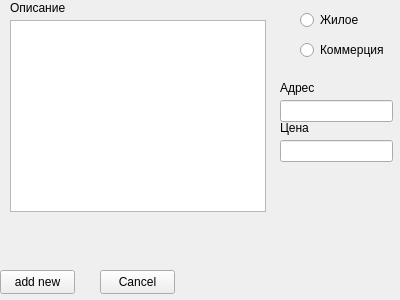
<?xml version="1.0" encoding="UTF-8"?>
<ui version="4.0">
 <class>Form</class>
 <widget class="QWidget" name="Form">
  <property name="geometry">
   <rect>
    <x>0</x>
    <y>0</y>
    <width>400</width>
    <height>300</height>
   </rect>
  </property>
  <property name="windowTitle">
   <string>Form</string>
  </property>
  <widget class="QPushButton" name="add_new">
   <property name="geometry">
    <rect>
     <x>0</x>
     <y>270</y>
     <width>75</width>
     <height>24</height>
    </rect>
   </property>
   <property name="text">
    <string>add new</string>
   </property>
  </widget>
  <widget class="QPushButton" name="cancel">
   <property name="geometry">
    <rect>
     <x>100</x>
     <y>270</y>
     <width>75</width>
     <height>24</height>
    </rect>
   </property>
   <property name="text">
    <string>Cancel</string>
   </property>
  </widget>
  <widget class="QLineEdit" name="lineEdit">
   <property name="geometry">
    <rect>
     <x>280</x>
     <y>100</y>
     <width>113</width>
     <height>22</height>
    </rect>
   </property>
  </widget>
  <widget class="QLabel" name="label">
   <property name="geometry">
    <rect>
     <x>280</x>
     <y>80</y>
     <width>49</width>
     <height>16</height>
    </rect>
   </property>
   <property name="text">
    <string>Адрес</string>
   </property>
  </widget>
  <widget class="QRadioButton" name="radioButton">
   <property name="geometry">
    <rect>
     <x>300</x>
     <y>10</y>
     <width>89</width>
     <height>20</height>
    </rect>
   </property>
   <property name="text">
    <string>Жилое</string>
   </property>
  </widget>
  <widget class="QRadioButton" name="radioButton_2">
   <property name="geometry">
    <rect>
     <x>300</x>
     <y>40</y>
     <width>89</width>
     <height>20</height>
    </rect>
   </property>
   <property name="text">
    <string>Коммерция</string>
   </property>
  </widget>
  <widget class="QLabel" name="label_2">
   <property name="geometry">
    <rect>
     <x>280</x>
     <y>120</y>
     <width>49</width>
     <height>16</height>
    </rect>
   </property>
   <property name="text">
    <string>Цена</string>
   </property>
  </widget>
  <widget class="QLineEdit" name="lineEdit_2">
   <property name="geometry">
    <rect>
     <x>280</x>
     <y>140</y>
     <width>113</width>
     <height>22</height>
    </rect>
   </property>
  </widget>
  <widget class="QTextBrowser" name="textBrowser">
   <property name="geometry">
    <rect>
     <x>10</x>
     <y>20</y>
     <width>256</width>
     <height>192</height>
    </rect>
   </property>
   <property name="readOnly">
    <bool>false</bool>
   </property>
  </widget>
  <widget class="QLabel" name="label_3">
   <property name="geometry">
    <rect>
     <x>10</x>
     <y>0</y>
     <width>61</width>
     <height>16</height>
    </rect>
   </property>
   <property name="text">
    <string>Описание</string>
   </property>
  </widget>
 </widget>
 <resources/>
 <connections/>
</ui>
